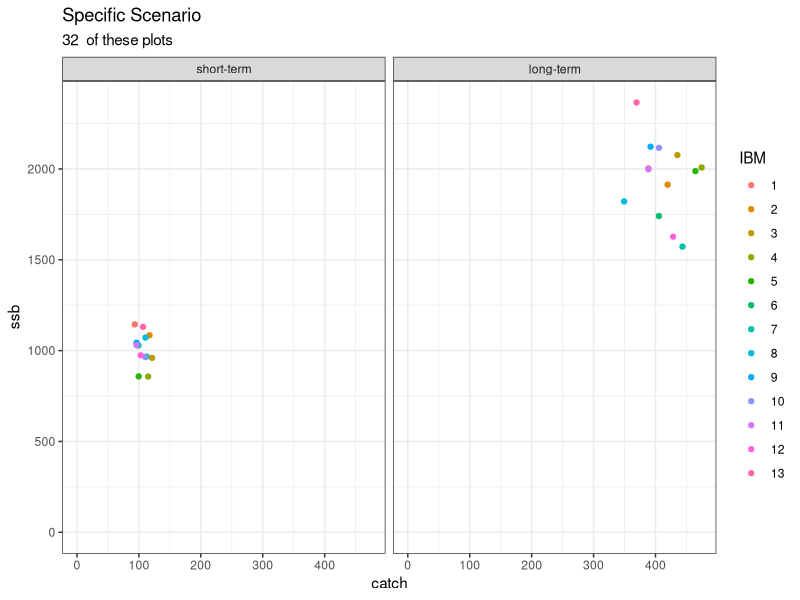
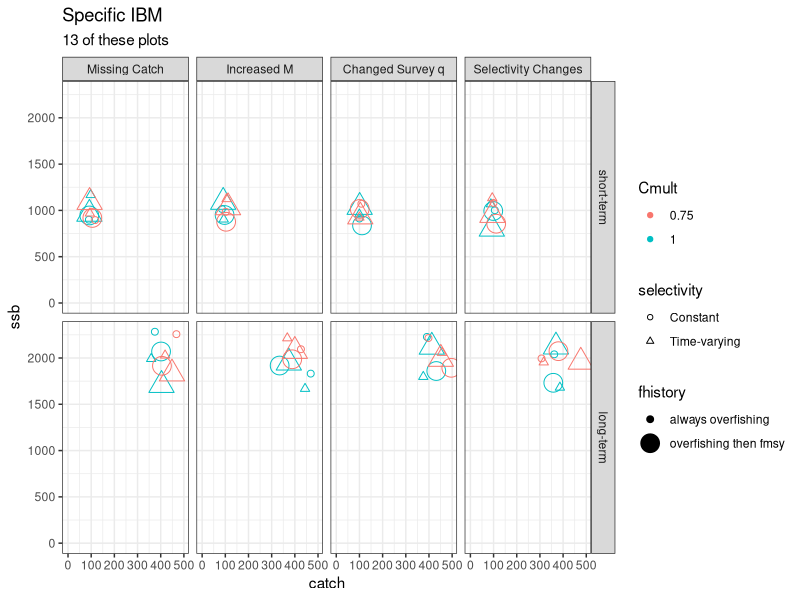
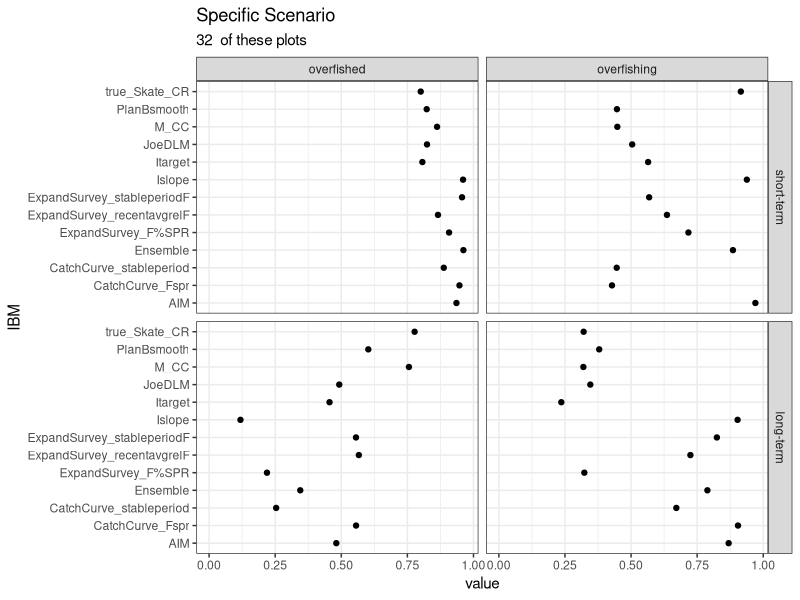
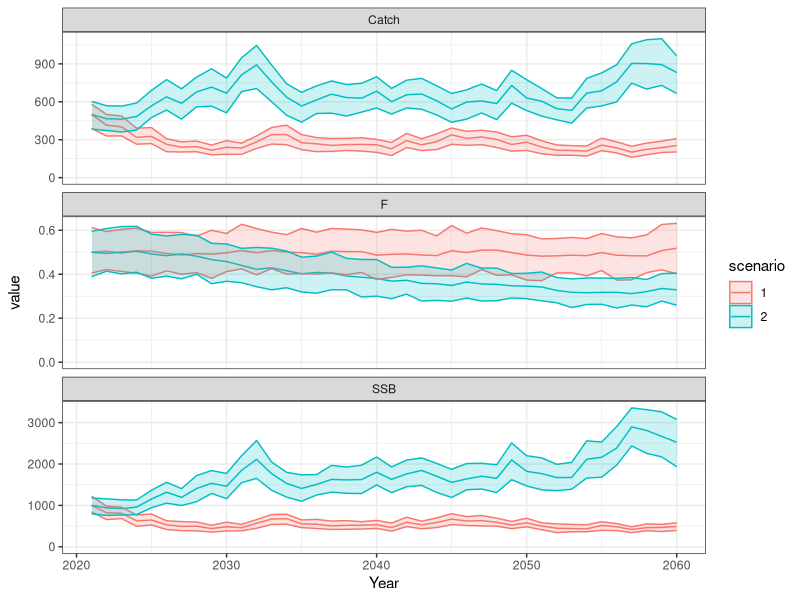
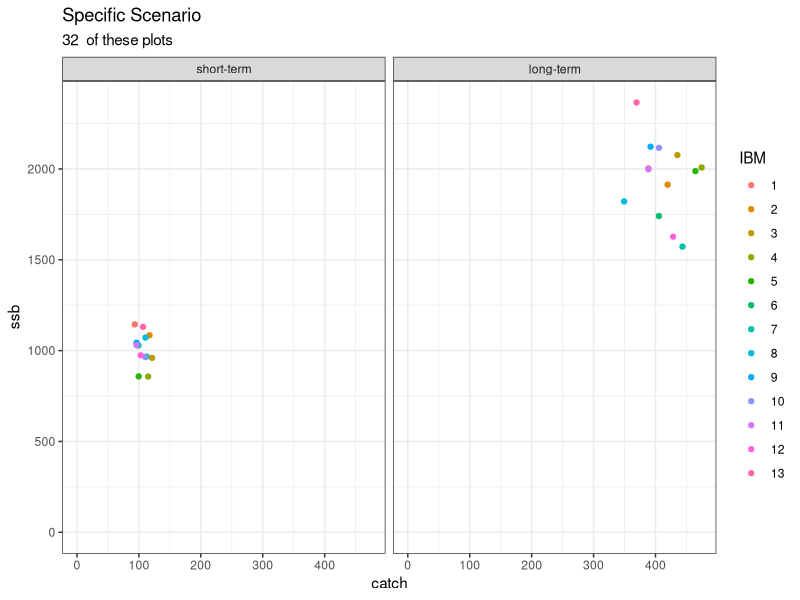
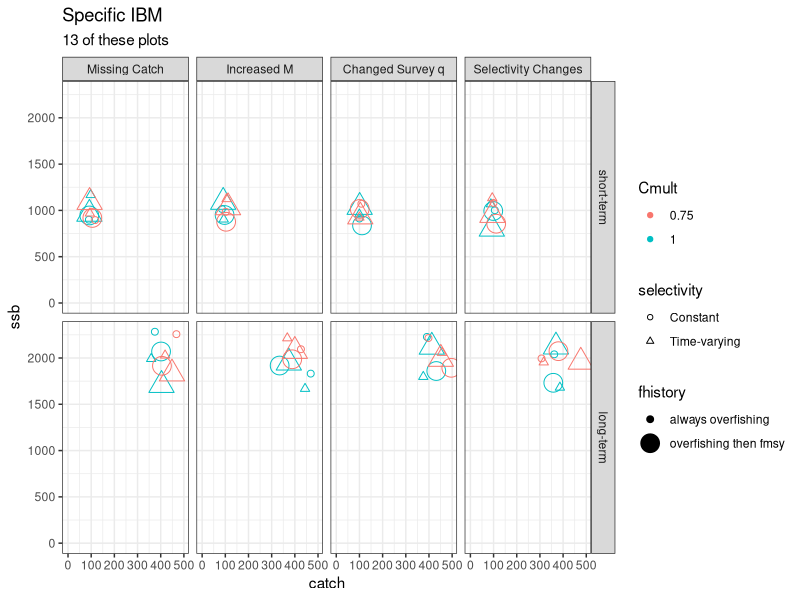
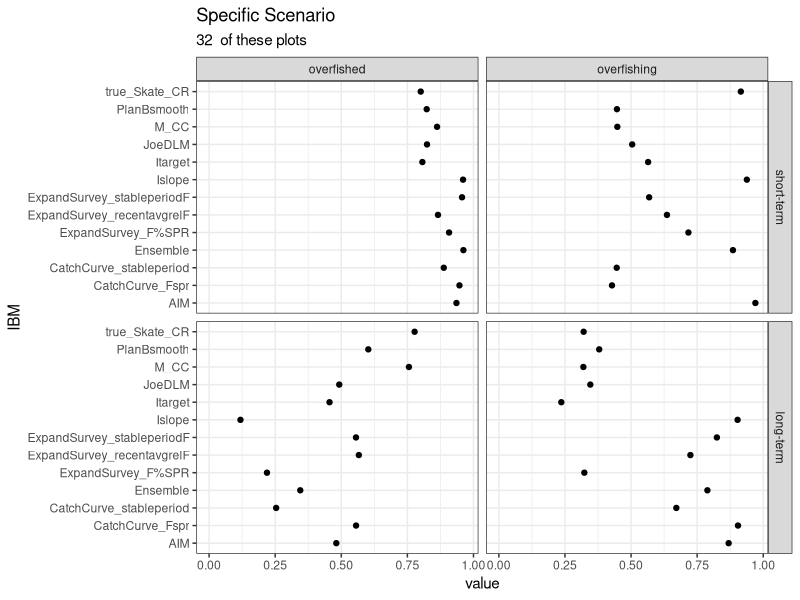
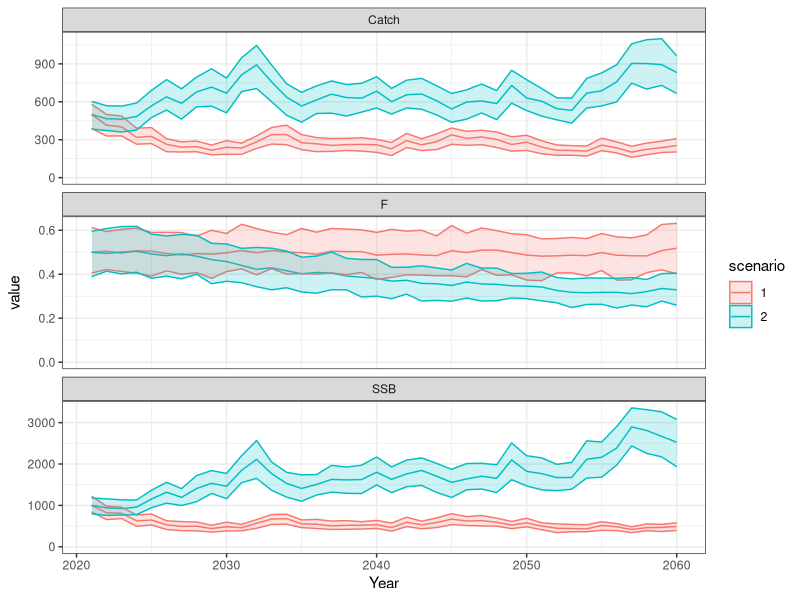

Write the R code that produced these figures, in order.
# demo_plots.R
# demonstration plots for summary of IBMWG work using fake data

# set working directory to source file location to begin

library(ggplot2)
library(dplyr)

# make repeatable
set.seed(14)

# design matrix has 13 IBMs, 4 retro sources, 2 fishing history, 2 fishery selectivity,  and 2 catch multipliers for a total of 416 scenarios
# there are an additional 24 one off analyses
nibm <- 13
nretro <- 4
nfh <- 2
nfs <- 2
ncm <- 2

# compare 13 IBMs for each of the 32 scenarios
fd <- data.frame(IBM = factor(1:nibm),
                 period = rep(c("short-term", "long-term"), each = nibm),
                 catch = c(rnorm(nibm, 100, 10), rnorm(nibm, 400, 40)),
                 ssb = c(rnorm(nibm, 1000, 100), rnorm(nibm, 2000, 200))) %>%
  transform(period = factor(period, levels = c("short-term", "long-term")))
fd

p <- ggplot(fd, aes(x=catch, y=ssb, color=IBM)) +
  geom_point() +
  facet_wrap(~period) +
  expand_limits(x=0, y=0) +
  labs(title = "Specific Scenario", subtitle = paste(nretro*nfh*nfs*ncm," of these plots")) +
  theme_bw()
print(p)
ggsave(filename = "catch_ssb_for_scenario.png", p)

# compare performance of one IBM across scenarios
retrosource <- c("Missing Catch", 
                 "Increased M", 
                 "Changed Survey q", 
                 "Selectivity Changes") 

fhistory <- c("always overfishing", 
              "overfishing then fmsy")

fisheryselectivity <- c("Constant", 
                        "Time-varying")

catchmultiplier <- c(1.00, 
                     0.75)
nrows <- nretro * nfh * nfs * ncm

fd <- expand.grid(retrosource, fhistory, fisheryselectivity, catchmultiplier) %>%
  mutate(retrosource = factor(Var1),
         fhistory = factor(Var2),
         selectivity = factor(Var3),
         Cmult = factor(Var4))
fd <- rbind(fd, fd) 
fd <- fd %>%
  mutate(period = rep(c("short-term", "long-term"), each = nrows),
         catch = c(rnorm(nrows, 100, 10), rnorm(nrows, 400, 40)),
         ssb = c(rnorm(nrows, 1000, 100), rnorm(nrows, 2000, 200))) 
fd <- fd %>%
  transform(period = factor(period, levels = c("short-term", "long-term")))
fd

p <- ggplot(fd, aes(x=catch, y=ssb, color=Cmult, size=fhistory, shape=selectivity)) +
  geom_point() +
  facet_grid(period~retrosource) +
  scale_shape_manual(values=c(1, 2)) +  
  expand_limits(x=0, y=0) +
  labs(title = "Specific IBM", subtitle = paste(nibm, "of these plots")) +
  scale_x_continuous(guide = guide_axis(check.overlap = TRUE)) +  
  theme_bw()
print(p)
ggsave(filename = "catch_ssb_for_IBM.png", p)

# compare probability of overfishing and overfished by IBM for each scenario
ibms <- c("Islope", 
          "Itarget", 
          "true_Skate_CR", 
          "M_CC", 
          "PlanBsmooth", 
          "ExpandSurvey_recentavgrelF", 
          "ExpandSurvey_F%SPR",
          "ExpandSurvey_stableperiodF",
          "AIM", 
          "CatchCurve_Fspr",
          "CatchCurve_stableperiod",
          "JoeDLM",
          "Ensemble")
fd <- data.frame(IBM = ibms,
                 period = rep(c("short-term", "long-term"), each = nibm),
                 metric = rep(c("overfished", "overfishing"), each = nibm * 2),
                 value = c(runif(nibm, 0.8, 1.0), runif(nibm, 0.1, 0.8), 
                           runif(nibm, 0.4, 1.0), runif(nibm, 0.1, 1.0))) %>%
  transform(period = factor(period, levels = c("short-term", "long-term")))
fd 
p <- ggplot(fd, aes(x=value, y=IBM)) +
  geom_point() +
  facet_grid(period~metric) +
  expand_limits(x=0) +
  labs(title = "Specific Scenario", subtitle = paste(nretro*nfh*nfs*ncm," of these plots")) +
  theme_bw()
print(p)
ggsave(filename = "status_for_scenario.png", p)

# compare two scenarios including realization uncertainty
# could be 2 IBMs, or two retrosources, or catch multiplier 1 vs 0.75, etc.
ny <- 40
ssb1 <- rep(1000, ny)
ssb2 <- ssb1
f1 <- rep(0.5, ny)
f2 <- f1
for (i in 2:ny){
  ssb1[i] <- ssb1[i-1] * exp(rnorm(1, 0, 0.1))
  ssb2[i] <- ssb2[i-1] * exp(rnorm(1, 0.05, 0.1))
  f1[i] <- f1[i-1] * exp(rnorm(1, 0, 0.02))
  f2[i] <- f2[i-1] * exp(rnorm(1, -0.01, 0.02))
}
c1 <- ssb1 * f1
c2 <- ssb2 * f2
fd <- data.frame(Year = 2021:2060,
                 scenario = factor(rep(c(1,2), each = ny)),
                 metric = rep(c("Catch", "SSB", "F"), each = ny * 2),
                 value = c(c1, c2, ssb1, ssb2, f1, f2)) %>%
  mutate(upperCI = value * (1 + 1.96 * runif(40 * 2 * 3, 0.08, 0.12)),
         lowerCI = value * (1 - 1.96 * runif(40 * 2 * 3, 0.08, 0.12)))
fd
p <- ggplot(fd, aes(x=Year, y=value, color=scenario)) +
  geom_line() +
  geom_ribbon(aes(ymin = lowerCI, ymax = upperCI, fill=scenario), alpha = 0.2) +
  facet_wrap(~metric, ncol = 1, scales = "free_y") +
  expand_limits(y=0) +
  theme_bw()
print(p)
ggsave(filename = "compare_two_scenarios.png", p)
